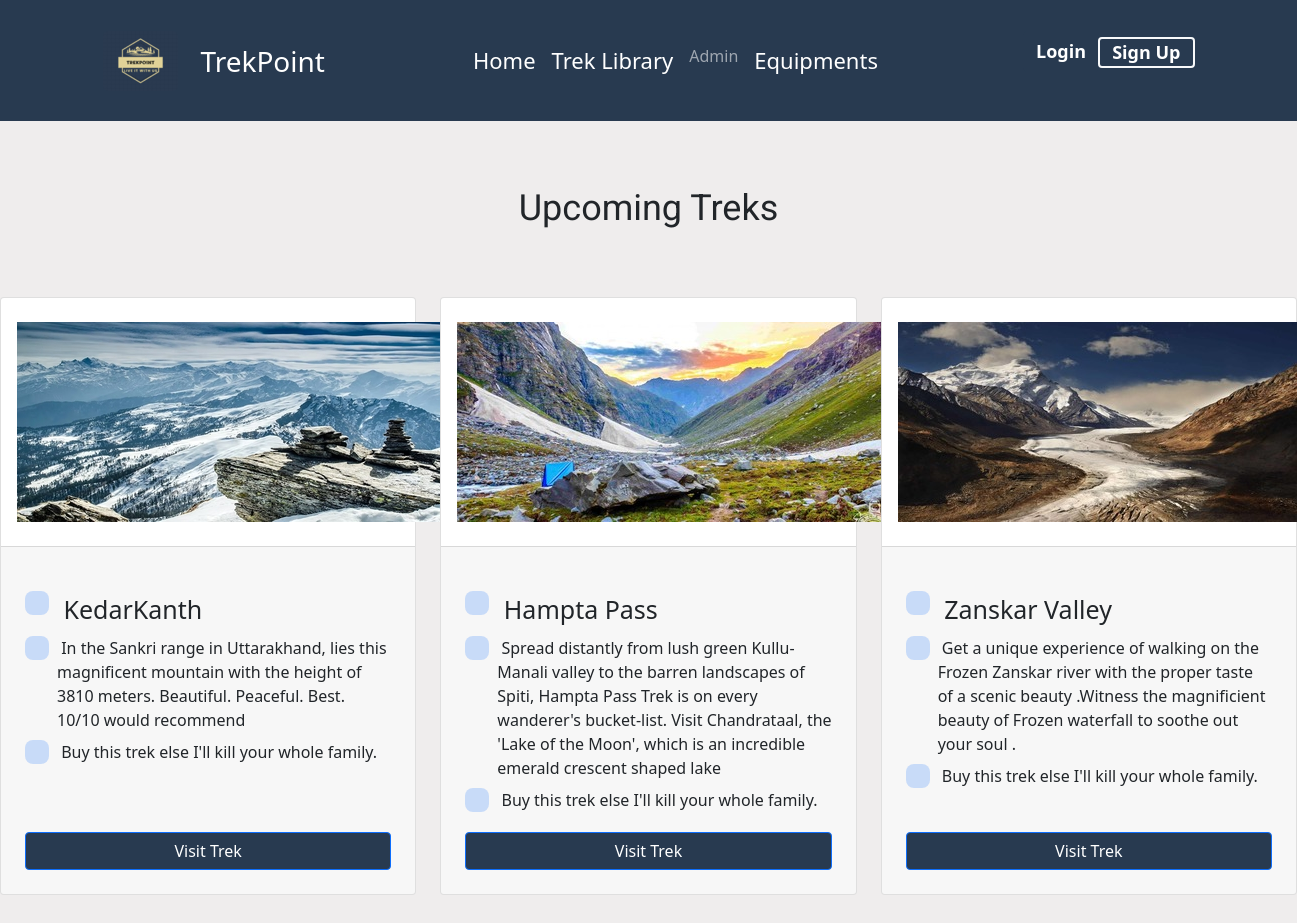
Screenshot of /upcoming/ with the database file from the repository.
### upcoming/models.py (models this page shows, shortened)
class Treks(models.Model):
    name = models.CharField(max_length= 50)
    price = models.IntegerField()
    short_description = models.CharField(max_length= 250)
    long_description = models.CharField(max_length= 100000, default=False)
    day1 = models.CharField(max_length=2500,default=False, null=True, blank=True)
    day2 = models.CharField(max_length=2500, default=False,null=True, blank=True)
    day3 = models.CharField(max_length=2500, null=True, default=False,blank=True)
    day4 = models.CharField(max_length=2500, null=True, default=False,blank=True)
    day5 = models.CharField(max_length=2500, null=True, default=False,blank=True)
    day6 = models.CharField(max_length=2500, null=True, default=False,blank=True)
    pdf = models.FileField(null=True, blank= True)
    altitude = models.IntegerField()
    digital = models.BooleanField(default=True, null=True, blank=False)
    gallery1 = models.ImageField(null = True, blank= True)
    gallery2 = models.ImageField(null = True, blank= True)
    gallery3 = models.ImageField(null = True, blank= True)
    image = models.ImageField(null= True,blank= True)
    @property
    def imageURL(self):
        try:
            url = self.image.url
        except:
            url = ''
        return url
    class Meta:
        verbose_name_plural = "Treks"

### upcoming/views.py (the view)
# urls.py: path('upcoming/', include('upcoming.urls')),
def upcoming(request):
    treks = Treks.objects.all()
    context = {'treks': treks}
    return render(request, "library.html", context)

### templates/library.html (shortened to what this page needs)
{% extends './common/base.html' %}
{% block content %}
    <br><br>
    <div class="row mb-5">
        <div class="col-md-8 col-xl-6 text-center mx-auto">
            <h2>Upcoming Treks</h2>
        </div>
    </div>
    <div class="tab-pane active" role="tabpanel" id="tab-2">
        <div class="row gy-4 row-cols-1 row-cols-md-2 row-cols-xl-3">
            {% for trek in treks %}
                <div class="col">
                    <div class="card h-100">
                        <div class="card-body flex-grow-0 p-4"><img src="{{ trek.imageURL }}"
                                                                    style="padding-left: 15px;margin-left: -23px;margin-right: -6px;padding-right: 0px;">
                        </div>
                        <div class="card-footer d-flex flex-column flex-grow-1 justify-content-between p-4">
                            <div>
                                <ul class="list-unstyled">
                                    <li class="d-flex mb-2" style="font-size: 25px;"><span
                                            class="bs-icon-xs bs-icon-rounded bs-icon-primary-light bs-icon me-2"></span>&nbsp;{{ trek.name }}
                                    </li>
                                    <li class="d-flex mb-2"><span
                                            class="bs-icon-xs bs-icon-rounded bs-icon-primary-light bs-icon me-2"></span>&nbsp;{{ trek.short_description }}
                                    </li>
                                    <li class="d-flex mb-2"><span
                                            class="bs-icon-xs bs-icon-rounded bs-icon-primary-light bs-icon me-2"></span>&nbsp;Buy
                                        this trek else I'll kill your whole family.
                                    </li>
                                </ul>
                            </div>
                            <a class="btn btn-primary d-block w-100" style="background: #283a50;" role="button" href="{% url 'name_treks' trek.name %}">Visit Trek</a>
                        </div>
                    </div>
                </div>
            {% endfor %}
        </div>
    </div>
    <br><br><br><br>
{% endblock %}

### static/css/Article-Cards.css (style rules this page uses)
img { border-radius: 5px; }

### rows the page displays
Treks: imageURL (picture), name "KedarKanth", short_description "In the Sankri range in Uttarakhand, lies this magnificent mountain with the height of 3810 meters. Beautiful. Peaceful. Best. 10/10 would recommend"
Treks: imageURL (picture), name "Hampta Pass", short_description "Spread distantly from lush green Kullu-Manali valley to the barren landscapes of Spiti, Hampta Pass Trek is on every wanderer's bucket-list. Visit Chandrataal, the 'Lake of the Moon', which is an incredible emerald crescent shaped lake"
Treks: imageURL (picture), name "Zanskar Valley", short_description "Get a unique experience of walking on the Frozen Zanskar river with the proper taste of a scenic beauty .Witness the magnificient beauty of Frozen waterfall to soothe out your soul ."
